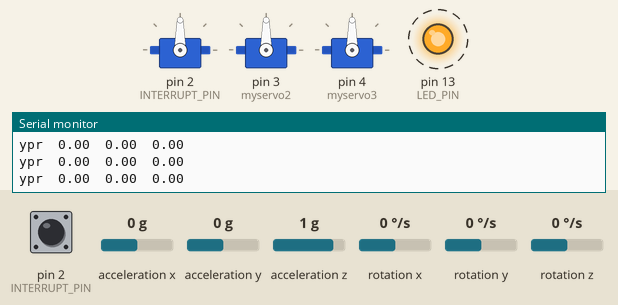
Simulated run of this sketch. Board: Arduino Uno, built with avr-gcc and run on an emulated ATmega328P. Shown: 3 × servo, output pins drawn as LEDs (lit = HIGH), the last lines printed to the serial monitor. Dashed ring = blinking. The test bench sets the inputs (shaded band); at power-on: rotation z 0 °/s, acceleration z 1 g, acceleration x 0 g, pin 2 (INTERRUPT_PIN) LOW, acceleration y 0 g, rotation x 0 °/s, rotation y 0 °/s. The sensor or clock chip raises its interrupt line as the real part does.

Above: at 1.7 s.
1.8 s: rotation z set to -192 °/s
At 2.3 s:
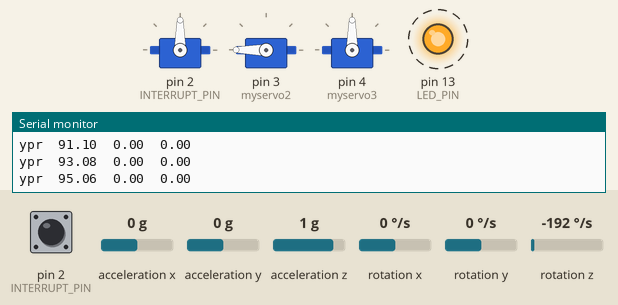
4.8 s: acceleration z set to 0.1 g
7.8 s: acceleration z set to -0.2 g
At 10.18 s:
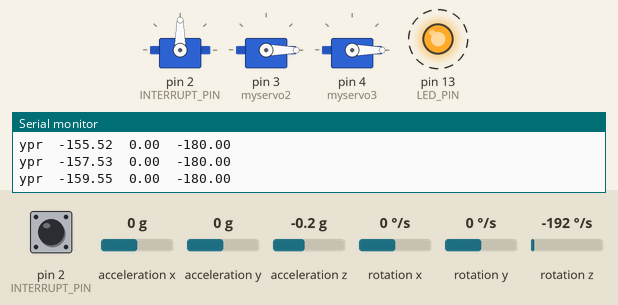
10.8 s: acceleration x set to -1.4 g
At 11.09 s:
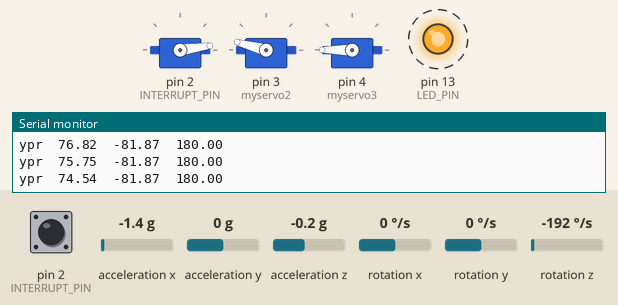
13.8 s: pin 2 (INTERRUPT_PIN) pulled HIGH for 0.15 s
16.9 s: acceleration y set to -1.4 g
At 18.15 s:
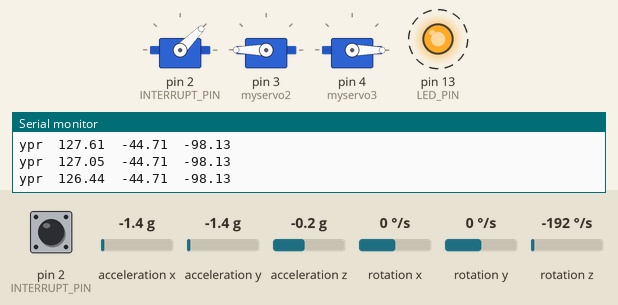
Timing chart, 0 to 24.3 s (numbered marks = the images above; inputs shaded):
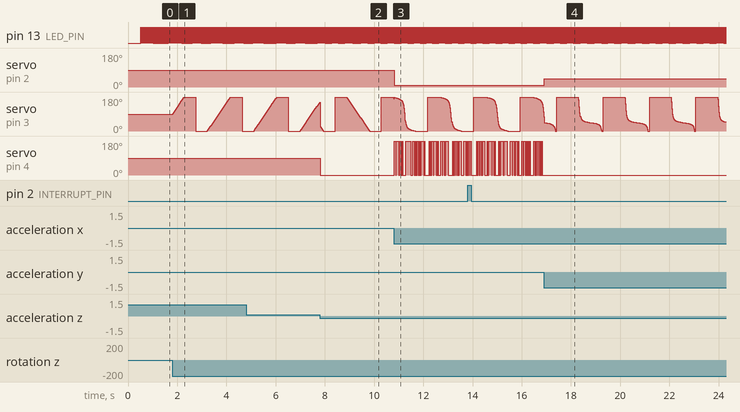

Measured:
- the behaviour switches between 0 and -0.1 g on acceleration z (found by bisection; images 1 and 2)
- after the input at 1.8 s, servo on pin 3 (myservo2): ramps from 0° to 180° and jumps back, once every 1.9 s
- after the input at 7.8 s, servo on pin 4 (myservo3): 90° → 0° at once
- after the input at 10.8 s, servo on pin 2 (INTERRUPT_PIN): 90° → 8° at once
- after the input at 16.9 s, servo on pin 2 (INTERRUPT_PIN): 8° → 45° at once; servo on pin 4 (myservo3): stops changing and stays 0°
- by itself, pin 13 (LED_PIN): alternates HIGH for 0.01 s and LOW for 0.01 s

The sketch:

GImbal.ino
```cpp
#include "I2Cdev.h"

#include "MPU6050_6Axis_MotionApps612.h"
//#include "MPU6050.h" // not necessary if using MotionApps include file

// Arduino Wire library is required if I2Cdev I2CDEV_ARDUINO_WIRE implementation
// is used in I2Cdev.h
#if I2CDEV_IMPLEMENTATION == I2CDEV_ARDUINO_WIRE
    #include "Wire.h"
#endif

MPU6050 mpu;

/* =========================================================================
   NOTE: In addition to connection 3.3v, GND, SDA, and SCL, this sketch
   depends on the MPU-6050's INT pin being connected to the Arduino's
   external interrupt #0 pin. On the Arduino Uno and Mega 2560, this is
   digital I/O pin 2.
 * ========================================================================= */
#define OUTPUT_READABLE_YAWPITCHROLL

#define INTERRUPT_PIN 2  // use pin 2 on Arduino Uno & most boards
#define LED_PIN 13 // (Arduino is 13, Teensy is 11, Teensy++ is 6)
bool blinkState = false;

// MPU control/status vars
bool dmpReady = false;  // set true if DMP init was successful
uint8_t mpuIntStatus;   // holds actual interrupt status byte from MPU
uint8_t devStatus;      // return status after each device operation (0 = success, !0 = error)
uint16_t packetSize;    // expected DMP packet size (default is 42 bytes)
uint8_t fifoBuffer[64]; // FIFO storage buffer

// orientation/motion vars
Quaternion q;           // [w, x, y, z]         quaternion container
VectorInt16 aa;         // [x, y, z]            accel sensor measurements
VectorInt16 aaReal;     // [x, y, z]            gravity-free accel sensor measurements
VectorInt16 aaWorld;    // [x, y, z]            world-frame accel sensor measurements
VectorFloat gravity;    // [x, y, z]            gravity vector
float euler[3];         // [psi, theta, phi]    Euler angle container
float ypr[3];           // [yaw, pitch, roll]   yaw/pitch/roll container and gravity vector


// ================================================================
// ===               INTERRUPT DETECTION ROUTINE                ===
// ================================================================

volatile bool mpuInterrupt = false;     // indicates whether MPU interrupt pin has gone high
void dmpDataReady() {
    mpuInterrupt = true;
}

// ================================================================
// ===                      INITIAL SETUP                       ===
// ================================================================
#include <Servo.h>

Servo myservo1;  // create servo object to control a servo
Servo myservo2;
Servo myservo3;

void setup() {
    myservo1.attach(2);
    myservo2.attach(3);
    myservo3.attach(4);

    // join I2C bus (I2Cdev library doesn't do this automatically)
    #if I2CDEV_IMPLEMENTATION == I2CDEV_ARDUINO_WIRE
        Wire.begin();
        Wire.setClock(400000); // 400kHz I2C clock. Comment this line if having compilation difficulties
    #elif I2CDEV_IMPLEMENTATION == I2CDEV_BUILTIN_FASTWIRE
        Fastwire::setup(400, true);
    #endif

    // initialize serial communication
    // (115200 chosen because it is required for Teapot Demo output, but it's
    // really up to you depending on your project)
    Serial.begin(115200);
    while (!Serial); // wait for Leonardo enumeration, others continue immediately

    // NOTE: 8MHz or slower host processors, like the Teensy @ 3.3V or Arduino
    // Pro Mini running at 3.3V, cannot handle this baud rate reliably due to
    // the baud timing being too misaligned with processor ticks. You must use
    // 38400 or slower in these cases, or use some kind of external separate
    // crystal solution for the UART timer.

    // initialize device
    Serial.println(F("Initializing I2C devices..."));
    mpu.initialize();
    pinMode(INTERRUPT_PIN, INPUT);

    // verify connection
    Serial.println(F("Testing device connections..."));
    Serial.println(mpu.testConnection() ? F("MPU6050 connection successful") : F("MPU6050 connection failed"));

    // wait for ready
//    Serial.println(F("\nSend any character to begin DMP programming and demo: "));
//    while (Serial.available() && Serial.read()); // empty buffer
//    while (!Serial.available());                 // wait for data
//    while (Serial.available() && Serial.read()); // empty buffer again

    // load and configure the DMP
    Serial.println(F("Initializing DMP..."));
    devStatus = mpu.dmpInitialize();

    // supply your own gyro offsets here, scaled for min sensitivity
    mpu.setXGyroOffset(51);
    mpu.setYGyroOffset(8);
    mpu.setZGyroOffset(21);
    mpu.setXAccelOffset(1150);
    mpu.setYAccelOffset(-50);
    mpu.setZAccelOffset(1060);
    // make sure it worked (returns 0 if so)
    if (devStatus == 0) {
        // Calibration Time: generate offsets and calibrate our MPU6050
        mpu.CalibrateAccel(6);
        mpu.CalibrateGyro(6);
        mpu.PrintActiveOffsets();
        // turn on the DMP, now that it's ready
        Serial.println(F("Enabling DMP..."));
        mpu.setDMPEnabled(true);

        // enable Arduino interrupt detection
        Serial.print(F("Enabling interrupt detection (Arduino external interrupt "));
        Serial.print(digitalPinToInterrupt(INTERRUPT_PIN));
        Serial.println(F(")..."));
        attachInterrupt(digitalPinToInterrupt(INTERRUPT_PIN), dmpDataReady, RISING);
        mpuIntStatus = mpu.getIntStatus();

        // set our DMP Ready flag so the main loop() function knows it's okay to use it
        Serial.println(F("DMP ready! Waiting for first interrupt..."));
        dmpReady = true;

        // get expected DMP packet size for later comparison
        packetSize = mpu.dmpGetFIFOPacketSize();
    } else {
        // ERROR!
        // 1 = initial memory load failed
        // 2 = DMP configuration updates failed
        // (if it's going to break, usually the code will be 1)
        Serial.print(F("DMP Initialization failed (code "));
        Serial.print(devStatus);
        Serial.println(F(")"));
    }

    // configure LED for output
    pinMode(LED_PIN, OUTPUT);
}


// ================================================================
// ===                    MAIN PROGRAM LOOP                     ===
// ================================================================

void loop() {
    // if programming failed, don't try to do anything
    if (!dmpReady) return;
    // read a packet from FIFO
    if (mpu.dmpGetCurrentFIFOPacket(fifoBuffer)) {
        #ifdef OUTPUT_READABLE_YAWPITCHROLL
            // display Euler angles in degrees
            mpu.dmpGetQuaternion(&q, fifoBuffer);
            mpu.dmpGetGravity(&gravity, &q);
            mpu.dmpGetYawPitchRoll(ypr, &q, &gravity);
            Serial.print("ypr\t");
            Serial.print(ypr[0] * 180 / M_PI);
            Serial.print("\t");
            Serial.print(ypr[1] * 180 / M_PI);
            Serial.print("\t");
            Serial.print(ypr[2] * 180 / M_PI);

            myservo1.write(ypr[1] * 180/M_PI+90);
            myservo2.write(ypr[0] * 180/M_PI+90);
            myservo3.write(ypr[2] * 180/M_PI+90);
            Serial.println();
        #endif

        // blink LED to indicate activity
        blinkState = !blinkState;
        digitalWrite(LED_PIN, blinkState);
    }
}
```
